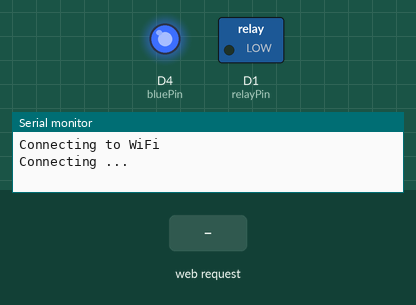
The sketch below on a simulated ESP8266 (NodeMCU). On the bench: switched loads named in the sketch (green lamp = pin HIGH), output pins drawn as LEDs (lit = HIGH), the last lines printed to the serial monitor. The inputs (shaded band) are chosen by the test bench. WiFi joins after 1.5 s; servers stay silent unless stated.

Above: at 0.1 s.
At 2.7 s:
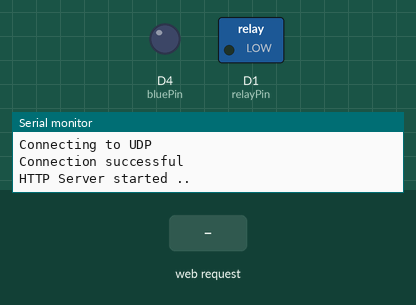
2.8 s: HTTP request GET /index.html received
4.3 s: HTTP request GET /eventservice.xml received
5.8 s: HTTP request GET /setup.xml received
Timing chart, 0 to 8.8 s (numbered marks = the images above; inputs shaded):
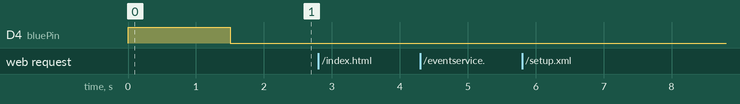

The sketch:

alexa-wemo-SprinklerSwitch.ino
```cpp
#include <ESP8266WiFi.h>
#include <ESP8266WebServer.h>
#include <WiFiUdp.h>
#include <ESP8266mDNS.h>
#include <functional>

void prepareIds();
boolean connectWifi();
boolean connectUDP();
void startHttpServer();
void turnOnRelay();
void turnOffRelay();

const char* ssid = "YOURSSID";
const char* password = "YOURPASSWORD";

unsigned int localPort = 1900;      // local port to listen on

WiFiUDP UDP;
boolean udpConnected = false;
IPAddress ipMulti(239, 255, 255, 250);
unsigned int portMulti = 1900;      // local port to listen on

ESP8266WebServer HTTP(49153);

boolean wifiConnected = false;

char packetBuffer[UDP_TX_PACKET_MAX_SIZE]; //buffer to hold incoming packet,

String serial;
String persistent_uuid;
String device_name;

const int relayPin = D1;
const int bluePin = D4;

boolean cannotConnectToWifi = false;
String binaryState="0";
char host[31] = { "*" };

void setHostName() {
  if (host[0] == '*' && host[1] == '\0') {
    uint8_t mac[6];
    WiFi.softAPmacAddress(mac);
    snprintf(host, sizeof(host), "Switch_%02x%02x%02x",
      mac[3], mac[4], mac[5]);
  }
}

void setup() {
  Serial.begin(115200);

  // Setup Relay
  pinMode(relayPin, OUTPUT);
  pinMode(bluePin,OUTPUT);
  turnOffRelay();

  prepareIds();

  setHostName();

  // Initialise wifi connection
  wifiConnected = connectWifi();

  // only proceed if wifi connection successful
  if(wifiConnected){
    udpConnected = connectUDP();

    if (udpConnected){
      // initialise pins if needed
      startHttpServer();
    }
  }
}

void loop() {

  HTTP.handleClient();
  delay(1);


  // if there's data available, read a packet
  // check if the WiFi and UDP connections were successful
  if(wifiConnected){
    if(udpConnected){
      // if there’s data available, read a packet
      int packetSize = UDP.parsePacket();

      if(packetSize) {
        Serial.println("");
        Serial.print("Received packet of size ");
        Serial.println(packetSize);
        Serial.print("From ");
        IPAddress remote = UDP.remoteIP();

        for (int i =0; i < 4; i++) {
          Serial.print(remote[i], DEC);
          if (i < 3) {
            Serial.print(".");
          }
        }

        Serial.print(", port ");
        Serial.println(UDP.remotePort());

        int len = UDP.read(packetBuffer, 255);

        if (len > 0) {
            packetBuffer[len] = 0;
        }

        String request = packetBuffer;
        //Serial.println("Request:");
        //Serial.println(request);

        if(request.indexOf('M-SEARCH') > 0) {
            if(request.indexOf("urn:Belkin:device:**") > 0) {
                Serial.println("Responding to search request ...");
                respondToSearch();
            }
        }
      }

      delay(10);
    }
  } else {
        // Re-Initialise wifi connection
      wifiConnected = connectWifi();
      if(wifiConnected){
        udpConnected = connectUDP();
        if (udpConnected){
             // initialise pins if needed
              startHttpServer();
        }
      }
  }
}

void prepareIds() {
  uint32_t chipId = ESP.getChipId();
  char uuid[64];
  sprintf_P(uuid, PSTR("38323636-4558-4dda-9188-cda0e6%02x%02x%02x"),
        (uint16_t) ((chipId >> 16) & 0xff),
        (uint16_t) ((chipId >>  8) & 0xff),
        (uint16_t)   chipId        & 0xff);

  serial = String(uuid);
  persistent_uuid = "Socket-1_0-" + serial;
  //device_name = "garagesprinkler";
}

void respondToSearch() {
    Serial.println("");
    Serial.print("Sending response to ");
    Serial.println(UDP.remoteIP());
    Serial.print("Port : ");
    Serial.println(UDP.remotePort());

    IPAddress localIP = WiFi.localIP();
    char s[16];
    sprintf(s, "%d.%d.%d.%d", localIP[0], localIP[1], localIP[2], localIP[3]);

    String response =
         "HTTP/1.1 200 OK\r\n"
         "CACHE-CONTROL: max-age=86400\r\n"
         "DATE: Fri, 15 Apr 2016 04:56:29 GMT\r\n"
         "EXT:\r\n"
         "LOCATION: http://" + String(s) + ":49153/setup.xml\r\n"
         "OPT: \"http://schemas.upnp.org/upnp/1/0/\"; ns=01\r\n"
         "01-NLS: b9200ebb-736d-4b93-bf03-835149d13983\r\n"
         "SERVER: Unspecified, UPnP/1.0, Unspecified\r\n"
         "ST: urn:Belkin:device:**\r\n"
         "USN: uuid:" + persistent_uuid + "::urn:Belkin:device:**\r\n"
         "X-User-Agent: redsonic\r\n\r\n";

    UDP.beginPacket(UDP.remoteIP(), UDP.remotePort());
    UDP.write(response.c_str());
    UDP.endPacket();

     Serial.println("Response sent !");
}

void startHttpServer() {
    HTTP.on("/index.html", HTTP_GET, [](){
      Serial.println("Got Request index.html ...\n");
      HTTP.send(200, "text/plain", "Hello World from " + String(host));
    });

    HTTP.on("/upnp/control/basicevent1", HTTP_POST, []() {
      Serial.println("########## Responding to  /upnp/control/basicevent1 ... ##########");

     // for (int x=0; x <= HTTP.args(); x++) {
     //   Serial.println(HTTP.arg(x));
     // }

      String request = HTTP.arg(0);
      Serial.print("request:");
      Serial.println(request);

      String response="";
      if(request.indexOf("GetBinaryState") > 0) {
          Serial.println("Got Status request");
          response="<s:Envelope xmlns:s=\"http://schemas.xmlsoap.org/soap/envelope/\" s:encodingStyle=\"http://schemas.xmlsoap.org/soap/encoding/\">"
                    "<s:Body>"
                    "<u:GetBinaryStateResponse xmlns:u=\"urn:Belkin:service:basicevent:1\">"
                    "<BinaryState>" + binaryState + "</BinaryState></u:GetBinaryStateResponse></s:Body></s:Envelope>";
       }


      if(request.indexOf("SetBinaryState") > 0) {
          if(request.indexOf("<BinaryState>0</BinaryState>") > 0) {
              Serial.println("Got Turn off request");
              binaryState="0";
              turnOffRelay();
          }

          if(request.indexOf("<BinaryState>1</BinaryState>") > 0) {
              Serial.println("Got Turn on request");
              binaryState="1";
              turnOnRelay();
          }
      }

      HTTP.send(200, "text/plain", response.c_str());
    });

    HTTP.on("/eventservice.xml", HTTP_GET, [](){
      Serial.println(" ########## Responding to eventservice.xml ... ########\n");
      String eventservice_xml = "<?scpd xmlns=\"urn:Belkin:service-1-0\"?>"
            "<actionList>"
              "<action>"
                "<name>SetBinaryState</name>"
                "<argumentList>"
                  "<argument>"
                    "<retval/>"
                    "<name>BinaryState</name>"
                    "<relatedStateVariable>BinaryState</relatedStateVariable>"
                    "<direction>in</direction>"
                  "</argument>"
                "</argumentList>"
                 "<serviceStateTable>"
                  "<stateVariable sendEvents=\"yes\">"
                    "<name>BinaryState</name>"
                    "<dataType>Boolean</dataType>"
                    "<defaultValue>0</defaultValue>"
                  "</stateVariable>"
                  "<stateVariable sendEvents=\"yes\">"
                    "<name>level</name>"
                    "<dataType>string</dataType>"
                    "<defaultValue>0</defaultValue>"
                  "</stateVariable>"
                "</serviceStateTable>"
              "</action>"
            "</scpd>\r\n"
            "\r\n";

      HTTP.send(200, "text/plain", eventservice_xml.c_str());
    });

    HTTP.on("/setup.xml", HTTP_GET, [](){
      Serial.println(" ########## Responding to setup.xml ... ########\n");

      IPAddress localIP = WiFi.localIP();
      char s[16];
      sprintf(s, "%d.%d.%d.%d", localIP[0], localIP[1], localIP[2], localIP[3]);

      String setup_xml = "<?xml version=\"1.0\"?>"
            "<root>"
             "<device>"
                "<deviceType>urn:Belkin:device:controllee:1</deviceType>"
                "<friendlyName>"+ String(host) +"</friendlyName>"
                "<manufacturer>Belkin International Inc.</manufacturer>"
                "<modelName>Emulated Socket</modelName>"
                "<modelNumber>3.1415</modelNumber>"
                "<UDN>uuid:"+ persistent_uuid +"</UDN>"
                "<serialNumber>221517K0101769</serialNumber>"
                "<binaryState>0</binaryState>"
                "<serviceList>"
                  "<service>"
                      "<serviceType>urn:Belkin:service:basicevent:1</serviceType>"
                      "<serviceId>urn:Belkin:serviceId:basicevent1</serviceId>"
                      "<controlURL>/upnp/control/basicevent1</controlURL>"
                      "<eventSubURL>/upnp/event/basicevent1</eventSubURL>"
                      "<SCPDURL>/eventservice.xml</SCPDURL>"
                  "</service>"
              "</serviceList>"
              "</device>"
            "</root>\r\n"
            "\r\n";

        HTTP.send(200, "text/xml", setup_xml.c_str());

        Serial.print("Sending :");
        Serial.println(setup_xml);
    });

    HTTP.begin();
    Serial.println("HTTP Server started ..");
}


// connect to wifi – returns true if successful or false if not
boolean connectWifi(){
  boolean state = true;
  int i = 0;

  WiFi.mode(WIFI_STA);
  WiFi.hostname(String(host));
  WiFi.begin(ssid, password);

  Serial.println("");
  Serial.println("Connecting to WiFi");

  // Wait for connection
  Serial.print("Connecting ...");
  while (WiFi.status() != WL_CONNECTED) {
    digitalWrite(bluePin, HIGH);
    delay(500);
    digitalWrite(bluePin, LOW);
    Serial.print(".");
    if (i > 10){
      state = false;
      break;
    }
    i++;
  }

  if (state){
    IPAddress ip(192,168,1,23);
    IPAddress gateway(192,168,1,2);
    IPAddress subnet(255,255,255,0);
    WiFi.config(ip, gateway, subnet);
    Serial.println("");
    Serial.print("Connected to ");
    Serial.println(ssid);
    Serial.print("IP address: ");
    Serial.println(WiFi.localIP());
  }
  else {
    Serial.println("");
    Serial.println("Connection failed.");
  }

  MDNS.begin(host);

  return state;
}

boolean connectUDP(){
  boolean state = false;

  Serial.println("");
  Serial.println("Connecting to UDP");

  if(UDP.beginMulticast(WiFi.localIP(), ipMulti, portMulti)) {
    Serial.println("Connection successful");
    state = true;
  }
  else{
    Serial.println("Connection failed");
  }

  return state;
}

void turnOnRelay() {
 digitalWrite(relayPin, HIGH); // turn on relay with voltage HIGH
 digitalWrite(bluePin, HIGH); // turn on relay with voltage HIGH
}

void turnOffRelay() {
  digitalWrite(relayPin, LOW);  // turn off relay with voltage LOW
  digitalWrite(bluePin, LOW);  // turn off relay with voltage LOW
}
```
